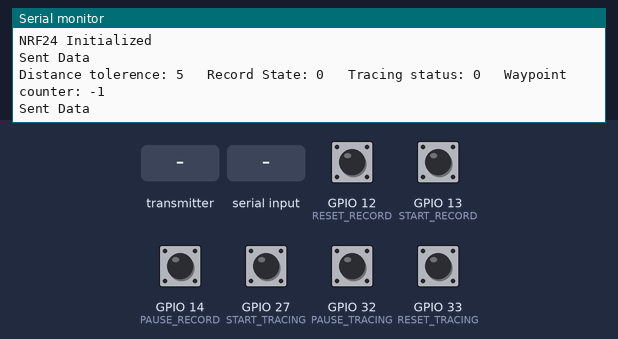
Recording of a sketch running on a simulated ESP32. Parts: the last lines printed to the serial monitor. The test bench sets the inputs (shaded band); at power-on: GPIO 12 (RESET_RECORD), GPIO 13 (START_RECORD), GPIO 14 (PAUSE_RECORD), GPIO 27 (START_TRACING), GPIO 32 (PAUSE_TRACING), GPIO 33 (RESET_TRACING) HIGH. No radio packets arrive unless stated.

Above: at 1.2 s.
1.3 s: GPIO 13 (START_RECORD) pulled LOW for 0.15 s
At 1.6 s:
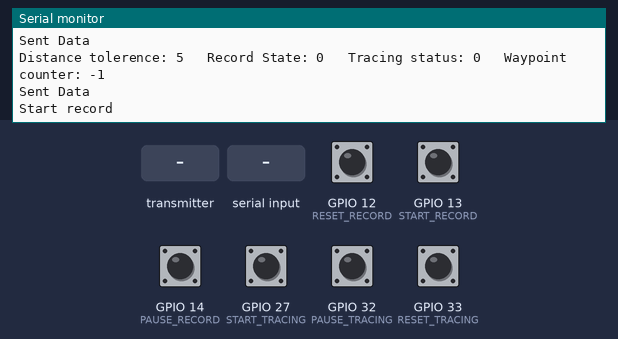
2.9 s: GPIO 14 (PAUSE_RECORD) pulled LOW for 0.15 s
4.5 s: GPIO 33 (RESET_TRACING) pulled LOW for 0.15 s
6.1 s: the transmitter starts sending manualMode = 0
At 6.12 s:
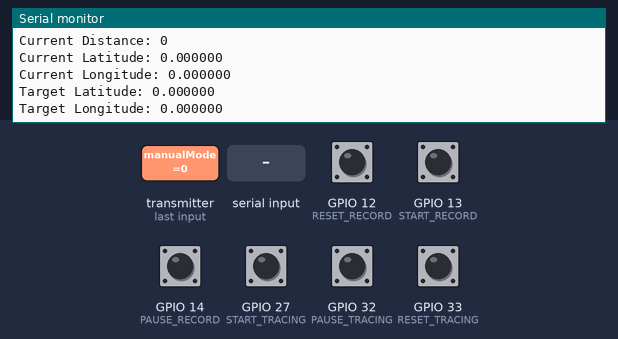

The sketch:

autonomus_GPS_remote.ino
```cpp
#include <Arduino.h>
#include <SPI.h>
#include <RF24.h>
#include <TinyGPSPlus.h>

uint32_t loopTimer;
uint8_t loopCounter;

TinyGPSPlus GNSS;

volatile bool dataReady = false;

void onSerialReceive()
{
    while (Serial2.available())
        if (GNSS.encode(Serial2.read()))
            dataReady = true;
}

struct GNSSLocation
{
	float latitude;
	float longitude;
} waypoints[30], Current;

#define START_RECORD T4
#define PAUSE_RECORD T6
#define RESET_RECORD T5
#define START_TRACING T7
#define PAUSE_TRACING T9
#define RESET_TRACING T8

#define TOUCH_THRESHOLD 20

// #define DISTANCE_TOLERANCE 5
long DISTANCE_TOLERANCE = 5;

uint8_t recordState = 0;
uint8_t tracingStatus = 0;
int8_t waypointCounter = -1;
int8_t startIdx = 0; // Start index of the circular buffer
int8_t endIdx = 0;	 // End index of the circular buffer

double distanceBetween(double lat1, double long1, double lat2, double long2);

void handleRecordState();
void handleTracingState();
void recordWaypoint();
void startTracing();
void pauseTracing();
void resetTracing();

// void test_recordWaypoint();

struct Transmitter
{
	uint8_t command;
} tData;

struct Receiver
{
	uint8_t manualMode;
	int16_t tagetheading;
	int16_t heading;
	int16_t distance;
	float latitude;
	float longitude;
	float targetlatitude;
	float targetlongitude;
} rData;

RF24 radio(4, 5);

const byte address[6] = "00001";

bool transmitData(void *buff, uint8_t length);

void setup()
{
	Serial.begin(115200);
	Serial2.begin(115200);
	Serial2.onReceive(onSerialReceive, false);

	Serial.println("GNSS Module Ready!");

	Serial.println(radio.begin() ? "\nNRF24 Initialized" : "\nNRF24 Initialization failed");

	radio.setDataRate(RF24_1MBPS);
	radio.setPALevel(RF24_PA_MAX);
	radio.setChannel(124);
	radio.openWritingPipe(address);
	radio.openReadingPipe(1, address);

	delay(5);
	radio.startListening();

	pinMode(START_RECORD, INPUT_PULLUP);
	pinMode(PAUSE_RECORD, INPUT_PULLUP);
	pinMode(RESET_RECORD, INPUT_PULLUP);
	pinMode(START_TRACING, INPUT_PULLUP);
	pinMode(PAUSE_TRACING, INPUT_PULLUP);
	pinMode(RESET_TRACING, INPUT_PULLUP);

	loopTimer = millis();

	// tData.command = 'y';
}

void loop()
{
	handleRecordState();
	handleTracingState();

	if (loopCounter == 50)
	{
		Current.latitude = GNSS.location.lat();
		Current.longitude = GNSS.location.lng();

		loopCounter = 0;

		if (recordState == 1)
		{
			recordWaypoint();
			// test_recordWaypoint();
		}

		Serial.print("Distance tolerence: ");
		Serial.print(DISTANCE_TOLERANCE);
		Serial.print("   Record State: ");
		Serial.print(recordState);
		Serial.print("   Tracing status: ");
		Serial.print(tracingStatus);
		Serial.print("   Waypoint counter: ");
		Serial.println(waypointCounter);

		// transmitData(&tData, sizeof(Transmitter));
	}

	if (Serial.available())
	{
		tData.command = Serial.read();

		if (tData.command == 'D')
		{
			String input = Serial.readStringUntil('\n');
			input.trim();
			Serial.print(input);
			DISTANCE_TOLERANCE = input.toInt();
		}

		if (transmitData(&tData, sizeof(Transmitter)))
		{
			Serial.println("Sent Data");
		}
		else
		{
			Serial.println("Failed to send Data");
		}
	}

	if (radio.available())
	{
		radio.read(&rData, sizeof(Receiver));

		Serial.print("\n\n");
		Serial.print("Mode: ");
		Serial.println(rData.manualMode);
		Serial.print("Target Heading: ");
		Serial.println(rData.tagetheading);
		Serial.print("Current Heading: ");
		Serial.println(rData.heading);
		Serial.print("Current Distance: ");
		Serial.println(rData.distance);
		Serial.print("Current Latitude: ");
		Serial.println(rData.latitude, 6);
		Serial.print("Current Longitude: ");
		Serial.println(rData.longitude, 6);
		Serial.print("Target Latitude: ");
		Serial.println(rData.targetlatitude, 6);
		Serial.print("Target Longitude: ");
		Serial.println(rData.targetlongitude, 6);
		Serial.print("Remote Latitude: ");
		Serial.println(Current.latitude, 6);
		Serial.print("Remote Longitude: ");
		Serial.println(Current.longitude, 6);
	}

	while (millis() - loopTimer < 20)
		;
	loopTimer = millis();
	loopCounter++;
}

void handleRecordState()
{
  if (digitalRead(START_RECORD) == LOW && recordState != 1)
  {
    Serial.println("Start record");
    recordState = 1;
  }
  else if (digitalRead(PAUSE_RECORD) == LOW && recordState != 0)
  {
    Serial.println("Pause record");
    recordState = 0;
  }
  else if (digitalRead(RESET_RECORD) == LOW && waypointCounter != -1)
  {
    Serial.println("Reset record");
    waypointCounter = -1;
    startIdx = 0;
    endIdx = 0;
  }
}

void handleTracingState()
{
  if (digitalRead(START_TRACING) == LOW && tracingStatus != 1 && recordState == 0 && waypointCounter != -1)
  {
    startTracing();
  }
  else if (digitalRead(PAUSE_TRACING) == LOW && tracingStatus != 0 && recordState == 0)
  {
    pauseTracing();
  }
  else if (digitalRead(RESET_TRACING) == LOW && recordState == 0)
  {
    resetTracing();
  }
}

// void handleRecordState()
// {
// 	if (touchRead(START_RECORD) < TOUCH_THRESHOLD && recordState != 1)
// 	{
// 		Serial.println("Start record");
// 		recordState = 1;
// 	}
// 	else if (touchRead(PAUSE_RECORD) < TOUCH_THRESHOLD && recordState != 0)
// 	{
// 		Serial.println("Pause record");
// 		recordState = 0;
// 	}
// 	else if (touchRead(RESET_RECORD) < TOUCH_THRESHOLD && waypointCounter != -1)
// 	{
// 		Serial.println("Reset record");
// 		waypointCounter = -1;
// 		startIdx = 0;
// 		endIdx = 0;
// 	}
// }

// void handleTracingState()
// {
// 	if (touchRead(START_TRACING) < TOUCH_THRESHOLD && tracingStatus != 1 && recordState == 0 && waypointCounter != -1)
// 	{
// 		startTracing();
// 	}
// 	else if (touchRead(PAUSE_TRACING) < TOUCH_THRESHOLD && tracingStatus != 0 && recordState == 0)
// 	{
// 		pauseTracing();
// 	}
// 	else if (touchRead(RESET_TRACING) < TOUCH_THRESHOLD && recordState == 0)
// 	{
// 		resetTracing();
// 	}
// }

void recordWaypoint()
{
	if (waypointCounter == -1 && Current.latitude != 0.0 && Current.longitude != 0.0)
	{
		waypointCounter++;
		waypoints[endIdx].latitude = Current.latitude;
		waypoints[endIdx].longitude = Current.longitude;
	}
	else if (distanceBetween(Current.latitude, Current.longitude, waypoints[endIdx].latitude, waypoints[endIdx].longitude) > DISTANCE_TOLERANCE)
	{
		waypointCounter++;
		endIdx = (endIdx + 1) % 30;
		if (endIdx == startIdx)
		{
			startIdx = (startIdx + 1) % 30;
		}
		waypoints[endIdx].latitude = Current.latitude;
		waypoints[endIdx].longitude = Current.longitude;
	}
}

// void test_recordWaypoint()
// {
//   while (Serial.available())
//   {
//     tData.command = (uint8_t)Serial.read();

//     if (tData.command == 'w')
//     {
//       delay(5);
//       String input = Serial.readStringUntil(',');
//       input.trim();
//       Current.latitude = input.toFloat();
//       input = Serial.readStringUntil(',');
//       input.trim();
//       Current.longitude = input.toFloat();

//       Serial.print("Waypoint: ");
//       Serial.print(Current.latitude, 6);
//       Serial.print(" ");
//       Serial.println(Current.longitude, 6);
//     }
//   }

//   if (waypointCounter == -1)
//   {
//     waypointCounter++;
//     waypoints[endIdx].latitude = Current.latitude;
//     waypoints[endIdx].longitude = Current.longitude;
//   }
//   else if (distanceBetween(Current.latitude, Current.longitude, waypoints[endIdx].latitude, waypoints[endIdx].longitude) > DISTANCE_TOLERANCE)
//   {
//     waypointCounter++;
//     endIdx = (endIdx + 1) % 30;
//     if (endIdx == startIdx)
//     {
//       startIdx = (startIdx + 1) % 30;
//     }
//     waypoints[endIdx].latitude = Current.latitude;
//     waypoints[endIdx].longitude = Current.longitude;
//   }
// }

void startTracing()
{
	Serial.println("Start tracking");
	tracingStatus = 1;
	tData.command = 'w';
	int8_t idx = startIdx;
	do
	{
		if (transmitData(&tData, sizeof(tData)))
		{
			Serial.println("Sent Data");
		}
		else
		{
			Serial.println("Failed to send Data");
		}
		delay(5);
		if (transmitData(&waypoints[idx], sizeof(GNSSLocation)))
		{
			Serial.println("Sent waypoint");
		}
		else
		{
			Serial.println("Failed to send waypoint");
		}
		delay(5);
		idx = (idx + 1) % 30;
		delay(20);
	} while (idx != (endIdx + 1) % 30);

	tData.command = 'a';
	if (transmitData(&tData, sizeof(tData)))
	{
		Serial.println("Sent Data");
	}
	else
	{
		Serial.println("Failed to send Data");
	}

	waypointCounter = -1;
	startIdx = 0;
	endIdx = 0;
}

void pauseTracing()
{
	Serial.println("Pause tracking");
	tracingStatus = 0;
	tData.command = 'm';
	if (transmitData(&tData, sizeof(tData)))
	{
		Serial.println("Sent Data");
	}
	else
	{
		Serial.println("Failed to send Data");
	}
}

void resetTracing()
{
	Serial.println("Reset tracking");
	tracingStatus = 0;
	tData.command = 6;
	if (transmitData(&tData, sizeof(tData)))
	{
		Serial.println("Sent Data");
	}
	else
	{
		Serial.println("Failed to send Data");
	}
}

double distanceBetween(double lat1, double long1, double lat2, double long2)
{
	// returns distance in meters between two positions, both specified
	// as signed decimal-degrees latitude and longitude. Uses great-circle
	// distance computation for hypothetical sphere of radius 6371009 meters.
	// Because Earth is no exact sphere, rounding errors may be up to 0.5%.
	// Courtesy of Maarten Lamers
	double delta = radians(long1 - long2);
	double sdlong = sin(delta);
	double cdlong = cos(delta);
	lat1 = radians(lat1);
	lat2 = radians(lat2);
	double slat1 = sin(lat1);
	double clat1 = cos(lat1);
	double slat2 = sin(lat2);
	double clat2 = cos(lat2);
	delta = (clat1 * slat2) - (slat1 * clat2 * cdlong);
	delta = sq(delta);
	delta += sq(clat2 * sdlong);
	delta = sqrt(delta);
	double denom = (slat1 * slat2) + (clat1 * clat2 * cdlong);
	delta = atan2(delta, denom);
	return delta * 6371009;
}

bool transmitData(void *buff, uint8_t length)
{
	bool sent;
	radio.stopListening();
	sent = radio.write(buff, length);
	radio.startListening();
	return sent;
}
```

Measured:
- after the input at 1.3 s, the serial monitor: prints a new line at once (image 1)
- after the input at 6.1 s, the serial monitor: prints a new line at once (image 2)
